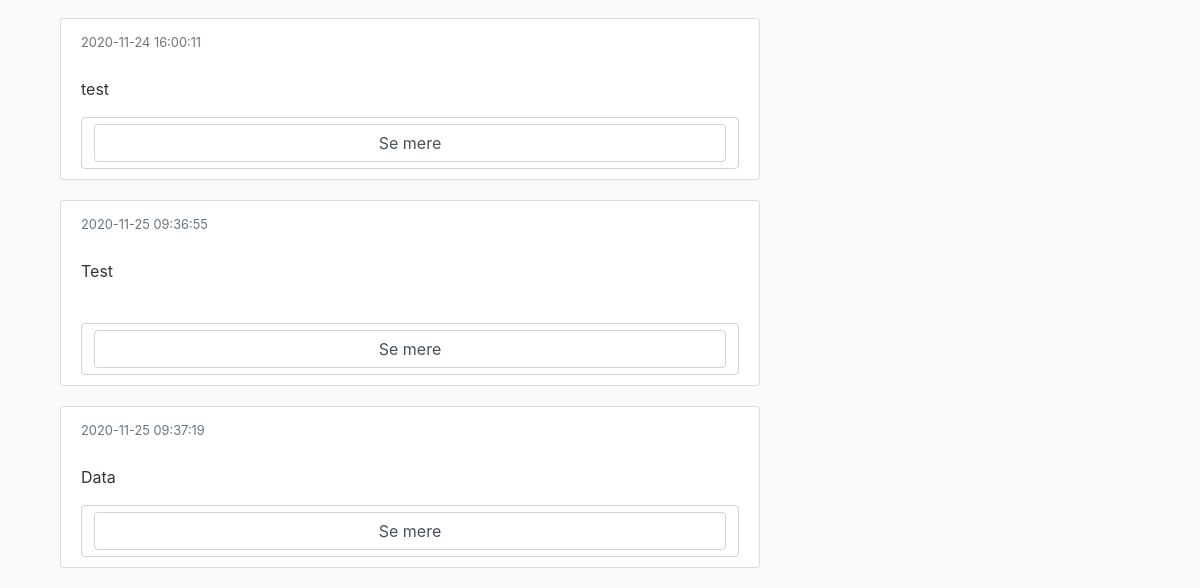
Before: /visideer (signed in, lower part) with the older database file.
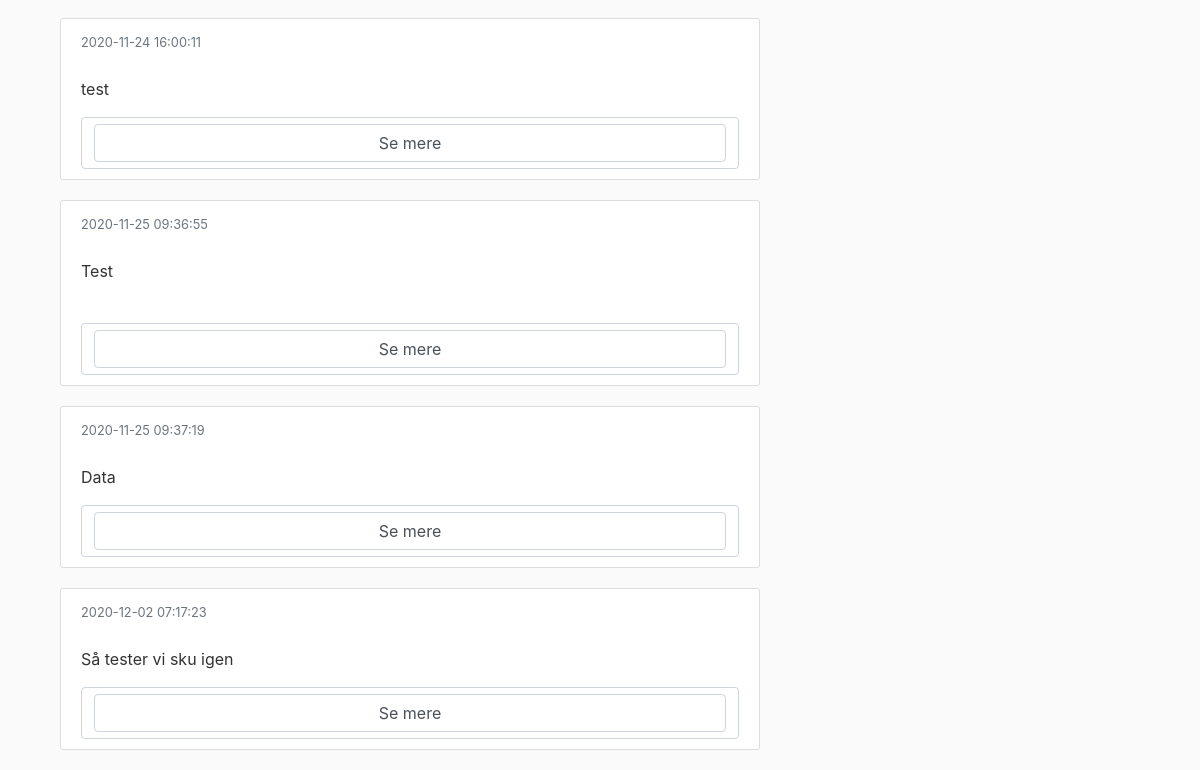
After: the same page with the newer database file.
### tables this page shows
CREATE TABLE Ideas (
                id INTEGER PRIMARY KEY AUTOINCREMENT,
                userid INTEGER,
                idea TEXT,
                timestamp DATETIME DEFAULT CURRENT_TIMESTAMP);

### idea_house.py (the view)
@app.route("/visideer", methods=['GET'])
def vis():
    if 'currentuser' in session:
        if 'id' in request.args:
            ideer = data.get_idea_list(session['currentuser'], ideaid = request.args['id'])
        else:
            ideer = data.get_idea_list(session['currentuser'])
    else:
        ideer = []
    return my_render("vis.html", ideas = ideer)

### idea_datalayer.py (called while the page is built)
    def _get_db(self):
        db = g.get('_database', None)
        if db is None:
            db = g._databdase = sqlite3.connect(self.DATABASE)
        return db

    def close_connection(self):
        db = getattr(g, '_database', None)
        if db is not None:
            db.close()

    def get_idea_list(self, userid, ideaid = None):
        db = self._get_db()
        c = db.cursor()
        if ideaid is not None:
            c.execute("SELECT idea FROM Ideas WHERE id = ?", ideaid)
            t = c.fetchone()
            print("Idéen er: {}".format(t[0]))
            print(t)
            c.execute("""SELECT Ideas.id, idea, timestamp, UserProfiles.username FROM Ideas JOIN UserProfiles ON Ideas.userid = UserProfiles.id WHERE idea LIKE ?""", (t[0],))
        else:
            c.execute("""SELECT Ideas.id, idea, timestamp, UserProfiles.username FROM Ideas JOIN UserProfiles ON Ideas.userid = UserProfiles.id WHERE userid = ?""",(userid,))
        idea_list = []
        for i in c:
            idea_list.append({'id':i[0], 'text':i[1], 'date':i[2], 'user': i[3]})
        return idea_list

    def close_connection(self):
        db = getattr(g, '_database', None)
        if db is not None:
            db.close()

### idea_house.py (called while the page is built)
@app.teardown_appcontext
def close_connection(exception):
    data.close_connection()
    data_from_data.close_connection()

def my_render(template, **kwargs):
    login_status = get_login_status()
    if login_status:
        return render_template(template, loggedin=login_status, user = session['currentuser'], **kwargs)
    else:
        return render_template(template, loggedin=login_status, user = '', **kwargs)

def get_login_status():
    return 'currentuser' in session

### templates/vis.html (shortened to what this page needs)
{% extends "layout.html" %}
{% block content %}
{% if loggedin %}
<div class="container panel">
  {% for i in ideas %}
  <article class="media content-section">
    <div class="media-body">
      <small class="text-muted">{{ i['date'] }}</small>
      <p class="article-content">
        {{ i['text'] }}
      </p>
      <form class="form-control" action="visideer" method="get">
          <button class="form-control" name="id" value="{{ i['id'] }}" type="submit">Se mere</button>
      </form>
    </div>
  </article>
  {% endfor %}
</div>
{% endif %}
{% endblock content %}

### templates/layout.html (shortened to what this page needs)
<!DOCTYPE html>
<html>
<head>
    <link rel="stylesheet" href="https://maxcdn.bootstrapcdn.com/bootstrap/4.0.0/css/bootstrap.min.css">
    <link rel="stylesheet" type="text/css" href="{{ url_for('static', filename='main.css') }}">
</head>
<body>
    <main role="main" class="container">
      <div class="row">
        <div class="col-md-8">
          {% block content %}{% endblock %}
        </div>
        <div class="col-md-4">
        </div>
      </div>
    </main>
</body>
</html>

### static/main.css (style rules this page uses)
body { background: #fafafa; color: #333333; margin-top: 5rem; }
.content-section { background: #ffffff; padding: 10px 20px; border: 1px solid #dddddd; border-radius: 3px; margin-bottom: 20px; }
.article-content { white-space: pre-line; }

Changed rows visible on the page:
added Ideas: date "2020-12-02 07:17:23", text "Så tester vi sku igen", {{ i['id'] }} 11 (drawn)
